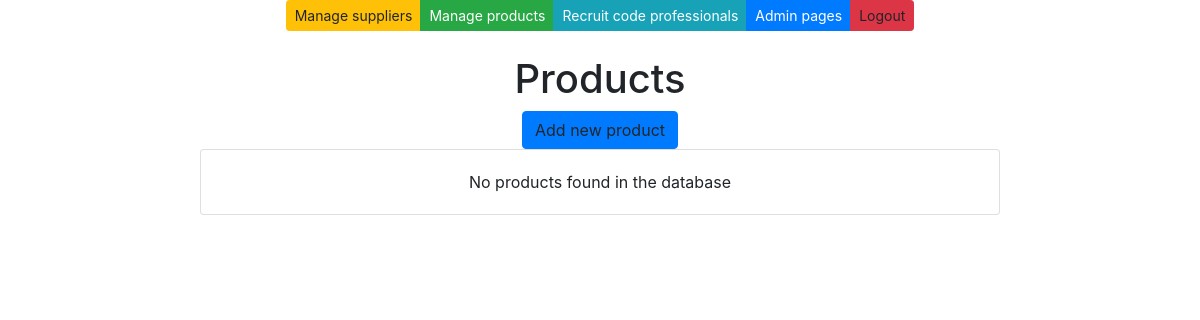
Page /products-by-supplier/2/ on the earlier database version.
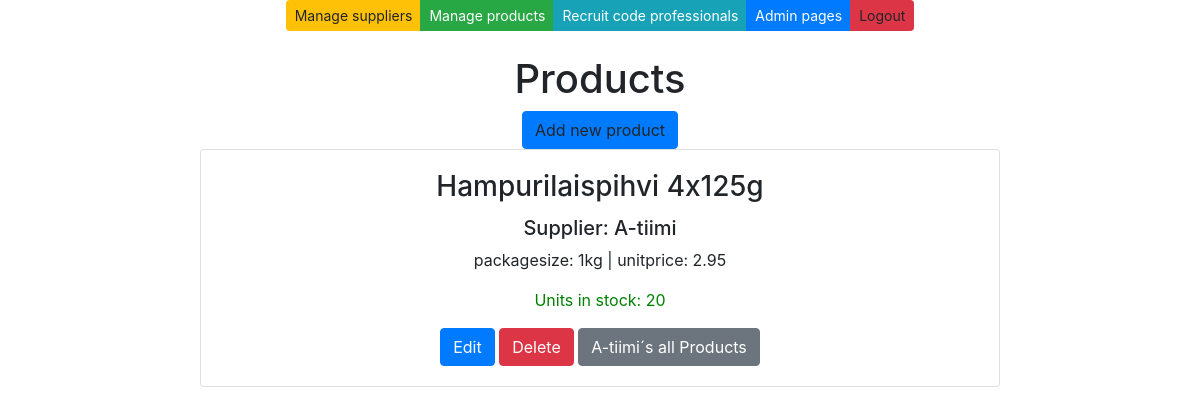
Same page on the later database version.
### app/models.py (models this page shows, shortened)
class Product(models.Model):
    productname = models.CharField(max_length = 20, default = "laku")
    packagesize = models.CharField(max_length = 20, default = 3)
    unitprice = models.DecimalField(max_digits=8, decimal_places=2, default=1.00)
    unitsinstock = models.IntegerField(default = 3)
    supplier = models.ForeignKey(Supplier, on_delete=models.CASCADE)

class Supplier(models.Model):
    companyname = models.CharField(max_length = 50, default="firma")
    contactname = models.CharField(max_length = 50, default="firma")
    address = models.CharField(max_length = 100, default="firma")
    phone = models.CharField(max_length = 20, default="firma")
    email = models.CharField(max_length = 50, default="firma")
    country = models.CharField(max_length = 50, default="firma")

### app/views.py (the view)
# urls.py: path('products-by-supplier/<int:id>/', productsfiltered),
def productsfiltered(request, id):
    productlist = Product.objects.all()
    filteredproducts = productlist.filter(supplier = id)
    context = {'products': filteredproducts}
    return render (request,"productlist.html", context)

### app/templates/productlist.html (shortened to what this page needs)
{% extends 'index.html' %}
{% block content %}
<br />
<br />
<h1>Products</h1>
<a onclick="showaddform()" class="btn btn-primary">Add new product</a>
{% for p in products %}
<div class="card" style="width: 50rem;">
    <div class="card-body">
        <h3 class="card-title">{{p.productname}} </h3>
        <h5 class="card-text">Supplier: {{p.supplier.companyname}}</h5>
        <p class="card-text">packagesize: {{p.packagesize}} | unitprice: {{p.unitprice}}</p>
        <p class="card-text" style="color: green;">Units in stock: {{p.unitsinstock}}</p>
        <a href="/edit-product-get/{{p.id}}/" class="btn btn-primary">Edit</a>
        <a href="/confirm-delete-product/{{p.id}}/" class="btn btn-danger">Delete</a>
        <a href="/products-by-supplier/{{p.supplier.id}}/" class="btn btn-secondary">{{p.supplier.companyname}}´s all
            Products</a>
    </div>
</div>
{% empty %}
<div class="card" style="width: 50rem;">
    <div class="card-body">
        <p class="card-text">No products found in the database </p>
    </div>
</div>
{%endfor%}
{% endblock %}

Differences in the rows shown:
added Product: productname "Hampurilaispihvi 4x125g", supplier.companyname "A-tiimi", packagesize "1kg", unitprice "2.95", unitsinstock "20"
Other differences:
text no longer shown: "No products found in the database"
